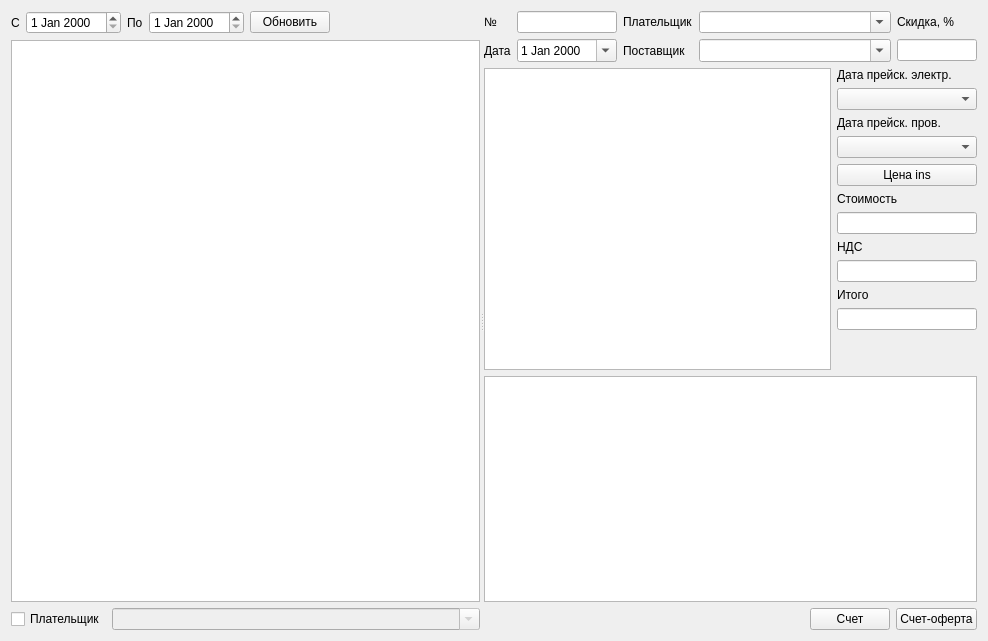
<?xml version="1.0" encoding="UTF-8"?>
<ui version="4.0">
 <class>FormCh</class>
 <widget class="QWidget" name="FormCh">
  <property name="geometry">
   <rect>
    <x>0</x>
    <y>0</y>
    <width>988</width>
    <height>641</height>
   </rect>
  </property>
  <property name="windowTitle">
   <string>Form</string>
  </property>
  <layout class="QVBoxLayout" name="verticalLayout_4">
   <item>
    <widget class="QSplitter" name="splitter">
     <property name="orientation">
      <enum>Qt::Horizontal</enum>
     </property>
     <widget class="QWidget" name="layoutWidget">
      <layout class="QVBoxLayout" name="verticalLayout_2">
       <item>
        <layout class="QHBoxLayout" name="horizontalLayout">
         <item>
          <widget class="QLabel" name="label_3">
           <property name="text">
            <string>С</string>
           </property>
          </widget>
         </item>
         <item>
          <widget class="DateEdit" name="dateEditBeg"/>
         </item>
         <item>
          <widget class="QLabel" name="label_4">
           <property name="text">
            <string>По</string>
           </property>
          </widget>
         </item>
         <item>
          <widget class="DateEdit" name="dateEditEnd"/>
         </item>
         <item>
          <widget class="QPushButton" name="cmdUpd">
           <property name="text">
            <string>Обновить</string>
           </property>
          </widget>
         </item>
         <item>
          <spacer name="horizontalSpacer">
           <property name="orientation">
            <enum>Qt::Horizontal</enum>
           </property>
           <property name="sizeHint" stdset="0">
            <size>
             <width>40</width>
             <height>20</height>
            </size>
           </property>
          </spacer>
         </item>
        </layout>
       </item>
       <item>
        <widget class="DbViewer" name="tableViewBill">
         <property name="editTriggers">
          <set>QAbstractItemView::NoEditTriggers</set>
         </property>
         <property name="selectionMode">
          <enum>QAbstractItemView::SingleSelection</enum>
         </property>
         <property name="selectionBehavior">
          <enum>QAbstractItemView::SelectRows</enum>
         </property>
        </widget>
       </item>
       <item>
        <layout class="QHBoxLayout" name="horizontalLayout_2">
         <item>
          <widget class="QCheckBox" name="checkBoxPlat">
           <property name="sizePolicy">
            <sizepolicy hsizetype="Maximum" vsizetype="Fixed">
             <horstretch>0</horstretch>
             <verstretch>0</verstretch>
            </sizepolicy>
           </property>
           <property name="text">
            <string>Плательщик</string>
           </property>
          </widget>
         </item>
         <item>
          <widget class="QComboBox" name="comboBoxFltPlat">
           <property name="enabled">
            <bool>false</bool>
           </property>
           <property name="editable">
            <bool>true</bool>
           </property>
          </widget>
         </item>
        </layout>
       </item>
      </layout>
     </widget>
     <widget class="QWidget" name="layoutWidget">
      <layout class="QVBoxLayout" name="verticalLayout">
       <item>
        <layout class="QGridLayout" name="gridLayout">
         <item row="0" column="0">
          <widget class="QLabel" name="label">
           <property name="sizePolicy">
            <sizepolicy hsizetype="Maximum" vsizetype="Preferred">
             <horstretch>0</horstretch>
             <verstretch>0</verstretch>
            </sizepolicy>
           </property>
           <property name="text">
            <string>№</string>
           </property>
          </widget>
         </item>
         <item row="0" column="1">
          <widget class="QLineEdit" name="lineEditNum">
           <property name="maximumSize">
            <size>
             <width>100</width>
             <height>16777215</height>
            </size>
           </property>
          </widget>
         </item>
         <item row="0" column="2">
          <widget class="QLabel" name="label_27">
           <property name="sizePolicy">
            <sizepolicy hsizetype="Maximum" vsizetype="Preferred">
             <horstretch>0</horstretch>
             <verstretch>0</verstretch>
            </sizepolicy>
           </property>
           <property name="text">
            <string>Плательщик</string>
           </property>
          </widget>
         </item>
         <item row="0" column="3">
          <widget class="QComboBox" name="comboBoxPlatCh">
           <property name="sizePolicy">
            <sizepolicy hsizetype="Minimum" vsizetype="Fixed">
             <horstretch>0</horstretch>
             <verstretch>0</verstretch>
            </sizepolicy>
           </property>
           <property name="editable">
            <bool>true</bool>
           </property>
          </widget>
         </item>
         <item row="0" column="4">
          <widget class="QLabel" name="label_2">
           <property name="text">
            <string>Скидка, %</string>
           </property>
          </widget>
         </item>
         <item row="1" column="0">
          <widget class="QLabel" name="label_30">
           <property name="sizePolicy">
            <sizepolicy hsizetype="Maximum" vsizetype="Preferred">
             <horstretch>0</horstretch>
             <verstretch>0</verstretch>
            </sizepolicy>
           </property>
           <property name="text">
            <string>Дата</string>
           </property>
          </widget>
         </item>
         <item row="1" column="1">
          <widget class="DateEdit" name="dateEdit">
           <property name="calendarPopup">
            <bool>true</bool>
           </property>
          </widget>
         </item>
         <item row="1" column="2">
          <widget class="QLabel" name="label_28">
           <property name="sizePolicy">
            <sizepolicy hsizetype="Minimum" vsizetype="Preferred">
             <horstretch>0</horstretch>
             <verstretch>0</verstretch>
            </sizepolicy>
           </property>
           <property name="text">
            <string>Поставщик</string>
           </property>
          </widget>
         </item>
         <item row="1" column="3">
          <widget class="QComboBox" name="comboBoxPostCh">
           <property name="sizePolicy">
            <sizepolicy hsizetype="Preferred" vsizetype="Minimum">
             <horstretch>0</horstretch>
             <verstretch>0</verstretch>
            </sizepolicy>
           </property>
           <property name="editable">
            <bool>true</bool>
           </property>
          </widget>
         </item>
         <item row="1" column="4">
          <widget class="QLineEdit" name="lineEditDisc">
           <property name="maximumSize">
            <size>
             <width>80</width>
             <height>16777215</height>
            </size>
           </property>
          </widget>
         </item>
        </layout>
       </item>
       <item>
        <layout class="QHBoxLayout" name="horizontalLayout_3">
         <item>
          <widget class="DbViewer" name="tableViewEl">
           <property name="sizePolicy">
            <sizepolicy hsizetype="Minimum" vsizetype="Expanding">
             <horstretch>0</horstretch>
             <verstretch>0</verstretch>
            </sizepolicy>
           </property>
          </widget>
         </item>
         <item>
          <layout class="QVBoxLayout" name="verticalLayout_3">
           <item>
            <widget class="QLabel" name="label_21">
             <property name="sizePolicy">
              <sizepolicy hsizetype="Maximum" vsizetype="Preferred">
               <horstretch>0</horstretch>
               <verstretch>0</verstretch>
              </sizepolicy>
             </property>
             <property name="maximumSize">
              <size>
               <width>140</width>
               <height>16777215</height>
              </size>
             </property>
             <property name="text">
              <string>Дата прейск. электр.</string>
             </property>
            </widget>
           </item>
           <item>
            <widget class="QComboBox" name="comboBoxPEl">
             <property name="sizePolicy">
              <sizepolicy hsizetype="Maximum" vsizetype="Fixed">
               <horstretch>0</horstretch>
               <verstretch>0</verstretch>
              </sizepolicy>
             </property>
             <property name="maximumSize">
              <size>
               <width>140</width>
               <height>16777215</height>
              </size>
             </property>
            </widget>
           </item>
           <item>
            <widget class="QLabel" name="label_22">
             <property name="sizePolicy">
              <sizepolicy hsizetype="Preferred" vsizetype="Maximum">
               <horstretch>0</horstretch>
               <verstretch>0</verstretch>
              </sizepolicy>
             </property>
             <property name="maximumSize">
              <size>
               <width>140</width>
               <height>16777215</height>
              </size>
             </property>
             <property name="text">
              <string>Дата прейск. пров.</string>
             </property>
            </widget>
           </item>
           <item>
            <widget class="QComboBox" name="comboBoxPWire">
             <property name="sizePolicy">
              <sizepolicy hsizetype="Preferred" vsizetype="Maximum">
               <horstretch>0</horstretch>
               <verstretch>0</verstretch>
              </sizepolicy>
             </property>
             <property name="maximumSize">
              <size>
               <width>140</width>
               <height>16777215</height>
              </size>
             </property>
            </widget>
           </item>
           <item>
            <widget class="QPushButton" name="cmdCen">
             <property name="maximumSize">
              <size>
               <width>140</width>
               <height>16777215</height>
              </size>
             </property>
             <property name="text">
              <string>Цена ins</string>
             </property>
            </widget>
           </item>
           <item>
            <widget class="QLabel" name="label_23">
             <property name="sizePolicy">
              <sizepolicy hsizetype="Preferred" vsizetype="Maximum">
               <horstretch>0</horstretch>
               <verstretch>0</verstretch>
              </sizepolicy>
             </property>
             <property name="maximumSize">
              <size>
               <width>140</width>
               <height>16777215</height>
              </size>
             </property>
             <property name="text">
              <string>Стоимость</string>
             </property>
            </widget>
           </item>
           <item>
            <widget class="QLineEdit" name="lineEditStoi">
             <property name="sizePolicy">
              <sizepolicy hsizetype="Maximum" vsizetype="Fixed">
               <horstretch>0</horstretch>
               <verstretch>0</verstretch>
              </sizepolicy>
             </property>
             <property name="maximumSize">
              <size>
               <width>140</width>
               <height>16777215</height>
              </size>
             </property>
             <property name="alignment">
              <set>Qt::AlignRight|Qt::AlignTrailing|Qt::AlignVCenter</set>
             </property>
             <property name="readOnly">
              <bool>true</bool>
             </property>
            </widget>
           </item>
           <item>
            <widget class="QLabel" name="label_24">
             <property name="sizePolicy">
              <sizepolicy hsizetype="Maximum" vsizetype="Preferred">
               <horstretch>0</horstretch>
               <verstretch>0</verstretch>
              </sizepolicy>
             </property>
             <property name="maximumSize">
              <size>
               <width>140</width>
               <height>16777215</height>
              </size>
             </property>
             <property name="text">
              <string>НДС</string>
             </property>
            </widget>
           </item>
           <item>
            <widget class="QLineEdit" name="lineEditNds">
             <property name="sizePolicy">
              <sizepolicy hsizetype="Maximum" vsizetype="Fixed">
               <horstretch>0</horstretch>
               <verstretch>0</verstretch>
              </sizepolicy>
             </property>
             <property name="maximumSize">
              <size>
               <width>140</width>
               <height>16777215</height>
              </size>
             </property>
             <property name="alignment">
              <set>Qt::AlignRight|Qt::AlignTrailing|Qt::AlignVCenter</set>
             </property>
             <property name="readOnly">
              <bool>true</bool>
             </property>
            </widget>
           </item>
           <item>
            <widget class="QLabel" name="label_25">
             <property name="sizePolicy">
              <sizepolicy hsizetype="Maximum" vsizetype="Preferred">
               <horstretch>0</horstretch>
               <verstretch>0</verstretch>
              </sizepolicy>
             </property>
             <property name="maximumSize">
              <size>
               <width>140</width>
               <height>16777215</height>
              </size>
             </property>
             <property name="text">
              <string>Итого</string>
             </property>
            </widget>
           </item>
           <item>
            <widget class="QLineEdit" name="lineEditItogo">
             <property name="sizePolicy">
              <sizepolicy hsizetype="Maximum" vsizetype="Fixed">
               <horstretch>0</horstretch>
               <verstretch>0</verstretch>
              </sizepolicy>
             </property>
             <property name="maximumSize">
              <size>
               <width>140</width>
               <height>16777215</height>
              </size>
             </property>
             <property name="alignment">
              <set>Qt::AlignRight|Qt::AlignTrailing|Qt::AlignVCenter</set>
             </property>
             <property name="readOnly">
              <bool>true</bool>
             </property>
            </widget>
           </item>
           <item>
            <spacer name="verticalSpacer">
             <property name="orientation">
              <enum>Qt::Vertical</enum>
             </property>
             <property name="sizeHint" stdset="0">
              <size>
               <width>20</width>
               <height>40</height>
              </size>
             </property>
            </spacer>
           </item>
          </layout>
         </item>
        </layout>
       </item>
       <item>
        <widget class="DbViewer" name="tableViewWire">
         <property name="sizePolicy">
          <sizepolicy hsizetype="Minimum" vsizetype="Expanding">
           <horstretch>0</horstretch>
           <verstretch>0</verstretch>
          </sizepolicy>
         </property>
        </widget>
       </item>
       <item>
        <layout class="QHBoxLayout" name="horizontalLayoutCmd">
         <item>
          <spacer name="horizontalSpacer_2">
           <property name="orientation">
            <enum>Qt::Horizontal</enum>
           </property>
           <property name="sizeHint" stdset="0">
            <size>
             <width>40</width>
             <height>20</height>
            </size>
           </property>
          </spacer>
         </item>
         <item>
          <widget class="QPushButton" name="cmdBill">
           <property name="text">
            <string>Счет</string>
           </property>
          </widget>
         </item>
         <item>
          <widget class="QPushButton" name="cmdBillOf">
           <property name="text">
            <string>Счет-оферта</string>
           </property>
          </widget>
         </item>
        </layout>
       </item>
      </layout>
     </widget>
    </widget>
   </item>
  </layout>
 </widget>
 <customwidgets>
  <customwidget>
   <class>DateEdit</class>
   <extends>QDateEdit</extends>
   <header>db/dbviewer.h</header>
  </customwidget>
  <customwidget>
   <class>DbViewer</class>
   <extends>QTableView</extends>
   <header>db/dbviewer.h</header>
  </customwidget>
 </customwidgets>
 <tabstops>
  <tabstop>lineEditNum</tabstop>
  <tabstop>dateEdit</tabstop>
  <tabstop>comboBoxPlatCh</tabstop>
  <tabstop>comboBoxPostCh</tabstop>
  <tabstop>lineEditDisc</tabstop>
  <tabstop>cmdBillOf</tabstop>
 </tabstops>
 <resources/>
 <connections/>
</ui>
